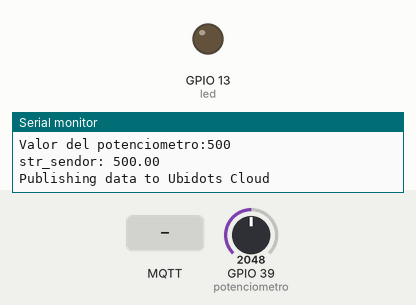
Recording of a sketch running on a simulated ESP32. On the bench: output pins drawn as LEDs (lit = HIGH), the last lines printed to the serial monitor. The test bench sets the inputs (shaded band); at power-on: GPIO 39 (potenciometro) = 2048. WiFi joins after 1.5 s; servers stay silent unless stated; no MQTT or app messages arrive unless stated.

Above: at 2.7 s.
2.8 s: MQTT message "1" arrives on the first subscribed topic
At 4.6 s:
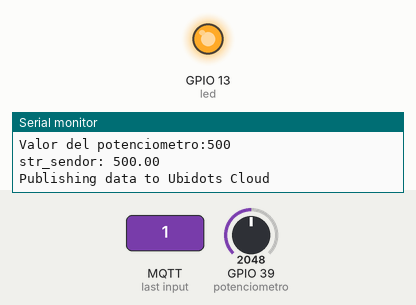
5.0 s: MQTT message "0" arrives on the first subscribed topic
At 6.5 s:
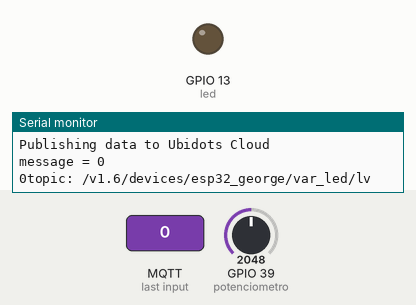
7.0 s: MQTT message "2" arrives on the first subscribed topic
At 8.3 s:
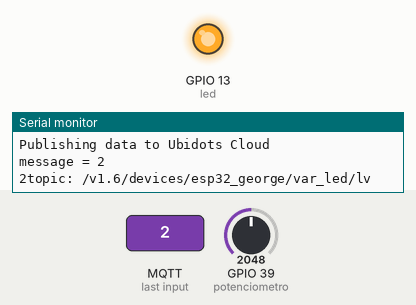
Timing chart, 0 to 10.0 s (numbered marks = the images above; inputs shaded):
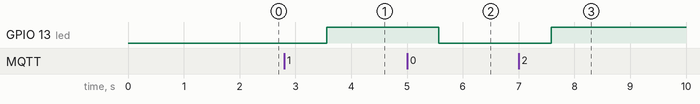

Measured:
- after the input at 2.8 s, GPIO 13 (led): LOW → HIGH after 0.76 s
- after the input at 5.0 s, GPIO 13 (led): HIGH → LOW after 0.57 s
- after the input at 7.0 s, GPIO 13 (led): LOW → HIGH after 0.58 s

The sketch:

ubidotsFinal.ino
```cpp
/*************************
     L I B R E R I A S
*************************/

#include <WiFi.h>//Libreria para utilizar el Wifi
#include <PubSubClient.h> //Libreria para utilizar el protocolo MQTT


/*************************
       DEFINICIONES
*************************/

//Credenciales de Red
#define WIFISSID "Neffos X1 Lite" // Nombre de la Señal de Wifi
#define PASSWORD "12345678" // Contraseña de la señal

//Identificadores para Ubidots
#define TOKEN "BBFF-jvpiMWOaCZniqhuRs3ecTmB9cRTt0F" // TOKEN (Este lo otorga la página de ubidots)
#define MQTT_CLIENT_NAME "Roa1614J" // Un nombre de cliente, puedes ser aleatorio y debe ser unico. Solo es para identificar
#define DEVICE_LABEL "esp32_george" // Assig the device label

//Constantes
#define VARIABLE_LABEL "var_poten" // Hacia que variable (de ubidots) será dirigido/recibido el valor del potencipometro
#define VARIABLE_LED "var_led" //Hacia que variable (de ubidots) sera dirigido/recubido el valor de la variable

//Definiciones Locales
#define led 13 // Pin para el encendido/apagado del LED
#define potenciometro 39 //Pin para la lectura del Potenciometro

char mqttBroker[]  = "industrial.api.ubidots.com"; //Direccion hacia donde se manda/recibe la info
char payload[100]; //No sé
char topic[150]; //No sé
char topicSubscribe[100];//No sé
char str_sensor[10];// Espacio para guardar los valores a enviar

/*************************
         FUNCIONES
*************************/

WiFiClient ubidots;
PubSubClient client(ubidots);

//***************************************************************************************************************************************
void callback(char* topic, byte* payload, unsigned int length) { //Es para estar recibiendo los valores que la página de ubidots manda

  char p[length + 1];
  memcpy(p, payload, length);//Creo que es para tomar el valor que llega desde ubidots (p) y lo pasa a la otra variable (payload)
  p[length] = NULL; //Limpiar el TAMAÑO de p
  String message(p); //Extrae el mensaje que llegó y lo guarda en la variable menssaje
  Serial.println("message = " + message); //Imprime el mensaje

  if (message == "0") { //Sí el mensaje que llegó es un "0" se apaga el led, de lo contrario, se encenderá
    digitalWrite(led, LOW);//Apagar led
  } else {
    digitalWrite(led, HIGH);//Encender led
  }

  Serial.write(payload, length);
  Serial.print("topic: "); Serial.println(topic);
}
//***************************************************************************************************************************************

//***************************************************************************************************************************************
void reconnect() {//Si la conexion "se cayo", entonces, se intentará reconectar con la página de ubidots

  while (!client.connected()) {// Mientras no se esté conectado se ejecutará este ciclo (O sea mientras no haya señal o conexion con la pagina de ubidots y el ESP32)
    Serial.println("Attempting MQTT connection...");

    if (client.connect(MQTT_CLIENT_NAME, TOKEN, "")) {// Una vez conectado, manda el mensaje de conectado
      Serial.println("Connected");
      client.subscribe(topicSubscribe);
    } else {//Si no jala nos lo hará saber
      Serial.print("Failed, rc=");
      Serial.print(client.state());
      Serial.println(" try again in 2 seconds");
      delay(2000);
    }
  }//Aquí terminba el ciclo
}
//***************************************************************************************************************************************


/*********************************************************************************
                              Parametros Iniciales
       (Cosas que se ejecutan una vez, o sea, cuando se enciende el ESP32)
*********************************************************************************/

void setup() {//Este void es el primero que se ejecuta; se ejecuta cada vez que el ESP32 se prende
  Serial.begin(115200);//Configurando el clockrate (La frecuencia de reloj en relación a un procesador o microprocesador indica la frecuencia a la cual los transistores que lo conforman conmutan eléctricamente, es decir, abren y cierran el flujo de una corriente eléctrica. [Fuente: Wikipedia])


  //pinMode(potenciometro, INPUT); //Configurando el pin del ESP32 para que lea los datos
  pinMode(led, OUTPUT); //Configurando el pin del ESP32 para "mande la señal" de encendido o apagado

  // val = analogRead(potenciometro);
  // Serial.println("Valor de lectura:" + val);

  Serial.println();
  WiFi.begin(WIFISSID, PASSWORD); //Inicia (o al menos eso intenta) conectarse al modem (y con ello tendra internet)
  Serial.print("Warten WiFi..."); //Dice: Esperando el Wifi

  while (WiFi.status() != WL_CONNECTED) { //Mientras no logre conectarse al internet se imprimira en el monitor serie un puntito cada medio segundo (Es para que se vea pro y se pueda saber que aun no hay conexión)
    Serial.print(".");
    delay(500);
  }//Si ya se conecto el ESP32 a la red entonces este ciclo termina y sa pasa a las lineas de abajo

  Serial.println("");
  Serial.println("!");
  Serial.println("WiFi Verbuden");//DIce: Wifi COnectado
  Serial.print("IP Adresse: ");
  Serial.println(WiFi.localIP());//Imprime la direccion IP que el modem nos asigno
  client.setServer(mqttBroker, 1883);
  client.setCallback(callback);
  sprintf(topicSubscribe, "/v1.6/devices/%s/%s/lv", DEVICE_LABEL, VARIABLE_LED);
  client.subscribe(topicSubscribe);

}

void loop() {
  //val = analogRead(potenciometro);
  //Serial.println("Valor de lectura:" + val);
  //val = (val * 1000) / 4095;
  //Serial.println("Resultado Operacion:" + val);

  if (!client.connected()) {
    client.subscribe(topicSubscribe);
    reconnect();
  }

  sprintf(topic, "%s%s", "/v1.6/devices/", DEVICE_LABEL); //Acomoda los datos en una sola linea*
  sprintf(payload, "%s", ""); // Cleans the payload
  sprintf(payload, "{\"%s\":", VARIABLE_LABEL); // Adds the variable label

  int sensor = analogRead(potenciometro);// Lee el valor del potenciometro y lo guarda en la variable "sensor"
  sensor = (sensor * 1000) / 4095;
  Serial.print("Valor del potenciometro:"); Serial.println(sensor); //Imprime el valor previamente leído

  /* 4 is mininum width, 2 is precision; float value is copied onto str_sensor*/
  dtostrf(sensor, 4, 2, str_sensor);//El valor guardado en la variable "sensor" se pasa a la variable "srt_sensor" en forma de cadena

  Serial.print("str_sendor: "); Serial.println(str_sensor);

  sprintf(payload, "%s {\"value\": %s}}", payload, str_sensor); // Adds the value (No tengo ni la menor idea)
  Serial.println("Publishing data to Ubidots Cloud");
  client.publish(topic, payload);//Manda el valor leído a ubidots
  client.loop();//No tengo ni la menor idea


  delay(1000);

}
```
